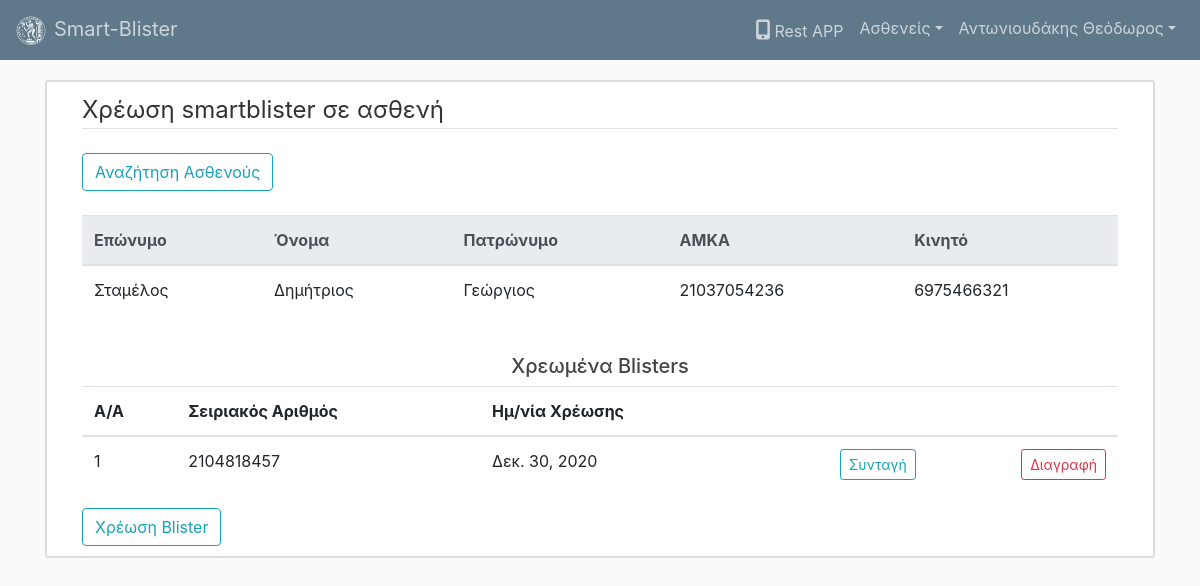
Screenshot of /pharmacist/blister/patient/7/ (signed in) with the database file from the repository.
### users/models.py (models this page shows, shortened)
class PatientProfile(models.Model):
	user = models.OneToOneField(User,on_delete=models.CASCADE)
	doctor = models.ForeignKey(DoctorProfile, on_delete=models.SET_NULL, blank=True, null=True)

class UserProfile(models.Model):
	id_type_choices = (
		(1,'Αστυνομική'),
		(2,'Διαβατήριο'),
		(3,'Στρατιωτική')
	)
	user = models.OneToOneField(User,on_delete=models.CASCADE)
	amka = models.CharField(max_length=11,unique=True,default='')
	birthdate = models.DateField(default=timezone.now)
	cell_phone = models.BigIntegerField(blank=True)
	id_num = models.CharField(max_length=8,unique=True,default='')
	id_type = models.PositiveSmallIntegerField(choices=id_type_choices,default=1)
	id_date_issued = models.DateField(default=timezone.now)
	id_place_issued = models.CharField(max_length=100,default='')
	father_name = models.CharField(max_length=50,blank=True)
	is_doctor = models.BooleanField(default=False)
	is_pharmacist = models.BooleanField(default=False)
	is_pharmacy = models.BooleanField(default=False)
	is_patient = models.BooleanField(default=False)

### pharmacist/models.py (models this page shows, shortened)
class Blister(models.Model):
	serial = models.CharField(max_length=20)
	patient = models.ForeignKey(PatientProfile, null=True, on_delete=models.PROTECT)
	pharmacist = models.ForeignKey(PharmacistProfile, null=True, on_delete=models.CASCADE)
	charge_date = models.DateField(default=timezone.now)

### pharmacist/views.py (the view)
# urls.py: path('blister/patient/<int:patient_id>/',views.chargedBlisters, name='chargedBlisters'),
@login_required
def chargedBlisters(request,patient_id):
	if request.method == 'POST':
		form = PatientSearchForm(request.POST)
		form1 = BlisterAddForm(request.POST)
		if form.is_valid():
			amka = form.cleaned_data['amka']
			try:
				patient = PatientProfile.objects.get(user__userprofile__amka=amka)
				blisters = patient.blister_set.all().order_by('-charge_date')
			except PatientProfile.DoesNotExist:
				patient = None
				blisters = None
		else:
			patient = None
			blisters = None
	else:
		form = PatientSearchForm()
		form1 = BlisterAddForm()
		try:
			patient = PatientProfile.objects.get(id=patient_id)
			blisters = patient.blister_set.all().order_by('-charge_date')
		except PatientProfile.DoesNotExist:
			patient = None
			blisters = None
	context = {
		'title':'Χρέωση smartblister',
		'form':form,
		'form1':form1,
		'patient':patient,
		'blisters': blisters
	}
	return render(request,'pharmacist/blister_list.html', context)

### pharmacist/forms.py
class PatientSearchForm(forms.Form):
	amka = forms.CharField(label='AMKA',help_text='Εισαγωγή ΑΜΚΑ ασθενούς')

class BlisterAddForm(forms.ModelForm):
	serial = forms.CharField(label="Σειριακός Αριθμός")
	charge_date = forms.DateField(label="Ημ/νία Χρέωσης",initial=timezone.now)
	class Meta:
		model = Blister
		fields = ['serial','charge_date']

### pharmacist/templates/pharmacist/blister_list.html (shortened to what this page needs)
{% extends "dashboard/base.html" %}
{% load crispy_forms_tags %}
{% block body_block %}
  <div class="content-section">
    <div class="container mb-4">
      <legend class="border-bottom mb-4">Χρέωση smartblister σε ασθενή</legend>
      <button type="button mb-4" class="btn btn-outline-info" data-toggle="modal" data-target="#myModal">Αναζήτηση Ασθενούς</button>
    </div>
    <div class="container">
      {% if patient == None %}
      <div class="table-responsive">
        <table class="table">
          <thead class="thead-light">
            <tr>
              <th>Επώνυμο</th>
              <th>Όνομα</th>
              <th>Πατρώνυμο</th>
              <th>ΑΜΚΑ</th>
              <th></th>
            </tr>
          </thead>
          <tbody>
            <tr>
              <th colspan="5">Δεν υπάρχουν δεδομένα</th>
            </tr>
          </tbody>
        </table>
      </div>
      {% else %}
      <div class="table-responsive">
        <table class="table">
          <thead class="thead-light">
            <tr>
              <th>Επώνυμο</th>
              <th>Όνομα</th>
              <th>Πατρώνυμο</th>
              <th>ΑΜΚΑ</th>
              <th>Κινητό</th>
            </tr>
          </thead>
          <tbody>
            <tr>
              <form>
                <td>{{ patient.user.last_name }}</td>
                <td>{{ patient.user.first_name }}</td>
                <td>{{ patient.user.userprofile.father_name }}</td>
                <td>{{ patient.user.userprofile.amka }} </td>
                <td>{{ patient.user.userprofile.cell_phone}}</td>
              </form>
            </tr>
            </tbody>
        </table>
      </div>
      <br>
      <div class="text-center"><h5>Χρεωμένα Blisters</h5></div>
      <div class="table-responsive">
        <table class="table">
          <thead>
            <tr>
              <th>A/A</th>
              <th>Σειριακός Αριθμός</th>
              <th>Ημ/νία Χρέωσης</th>
              <th></th>
              <th></th>
            </tr>
          </thead>
          <tbody>
          {% for blister in blisters %}
          <tr>
            <td>{{ forloop.counter }}</td>
            <td>{{ blister.serial }}</td>
            <td>{{ blister.charge_date }}</td>
            <td>
              <div class="d-flex flex-row-reverse">
                <a href="{% url 'pharmacist:blisterPrescription' patient.id blister.id %}" class="btn btn-outline-info btn-sm">Συνταγή</a>
              </div>
            </td>
            <td>
              <div class="d-flex flex-row-reverse">
                <form action="{% url 'pharmacist:deleteBlister' blister.id %}" method="post">
                  <input class="btn btn-outline-danger btn-sm" type="submit" value="Διαγραφή">
                </form>
              </div>
            </td>
          </tr>
          {% endfor %}
          </tbody>
        </table>
      </div>
      <div class="d-flex flex-row"><button type="button" class="btn btn-outline-info" data-toggle="modal" data-target="#myModal1">Χρέωση Blister</button></div>
      {% endif %}
    </div>
  </div>
{% endblock %}

### dashboard/templates/dashboard/base.html (shortened to what this page needs)
{% load static %}
<!DOCTYPE html>
<html>
<head>
  <link rel="stylesheet" href="https://stackpath.bootstrapcdn.com/bootstrap/4.5.0/css/bootstrap.min.css">
  <link rel="stylesheet" type="text/css" href="{% static 'dashboard/css/main.css' %}">
</head>
<body>
  <header class="site-header">
    <nav class="navbar fixed-top navbar-expand-sm navbar-dark bg-steel">
      <a class="navbar-brand mr-4" href="{% url 'dashboard:index' %}">
        <img class="mr-2" src="{% static 'dashboard/img/pyrforos.png' %}" width="30" height="30" alt="pyrforos" loading="lazy">Smart-Blister
      </a>
      <div class="collapse navbar-collapse" id="navbarToggler">
        <ul class="navbar-nav ml-auto">
          <li class="nav-item"><a class="nav-link" href="https://letscode.gr/static/download/Rest.apk"><i class="fas fa-mobile-alt p-1" style="font-size:20px;"></i>Rest APP</a></li>
          {% if user.is_authenticated %}
            {% if user.userprofile.is_doctor %}
              <li class="nav-item dropdown">
                <a class="nav-link dropdown-toggle" href="#" id="navbardrop" data-toggle="dropdown">Ασθενείς</a>
              </li>
            {% endif %}
            <li class="nav-item dropdown">
              <a class="nav-link dropdown-toggle" href="#" id="navbardrop" data-toggle="dropdown">{{ user.last_name }} {{ user.first_name }}</a>
            </li>
          {% else %}
            <li class="nav-item"><a class="nav-link" href="{% url 'users:registration' %}">Εγγραφή</a></li>
            <li class="nav-item"><a class="nav-link" href="{% url 'login' %}">Σύνδεση</a></li>
          {% endif %}
        </ul>
      </div>
    </nav>
  </header>
  <main role="main" class="container">
    {% block body_block %}
    {% endblock %}
  </main>
</body>
</html>

### dashboard/static/dashboard/css/main.css (style rules this page uses)
body { background: #fafafa; color: #333333; margin-top: 5rem; }
h1, h2, h3, h4, h5, h6 { color: #444444; }
ul { margin:0; }
.bg-steel { background-color: #5f788a; }
.site-header .navbar-nav .nav-link { color: #cbd5db; }
.site-header .navbar-brand { color: #cbd5db; }
.content-section { background: #ffffff; padding: 10px 20px; border: 2px solid #dddddd; border-radius: 3px; margin-bottom: 20px; }
th, td { padding: 10px; }
input { width: 100%; padding: 2px; border: none; }

### rows the page displays
PatientProfile: user.last_name "Σταμέλος", user.first_name "Δημήτριος", user.userprofile.father_name "Γεώργιος", user.userprofile.amka "21037054236", user.userprofile.cell_phone "6975466321"
Blister: serial "2104818457", charge_date "Δεκ. 30, 2020"

### other values shown
{{ user.last_name }} "Αντωνιουδάκης"
{{ user.first_name }} "Θεόδωρος"
